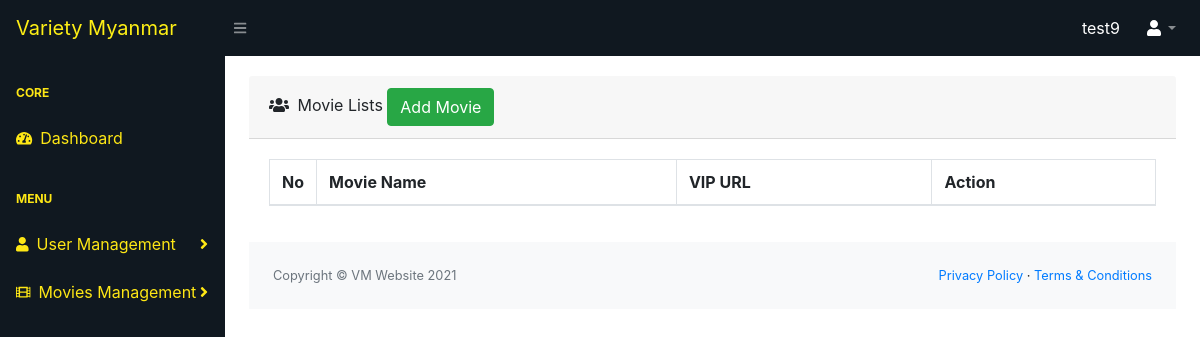
The app's page /manage-movie.php (signed in), older data.
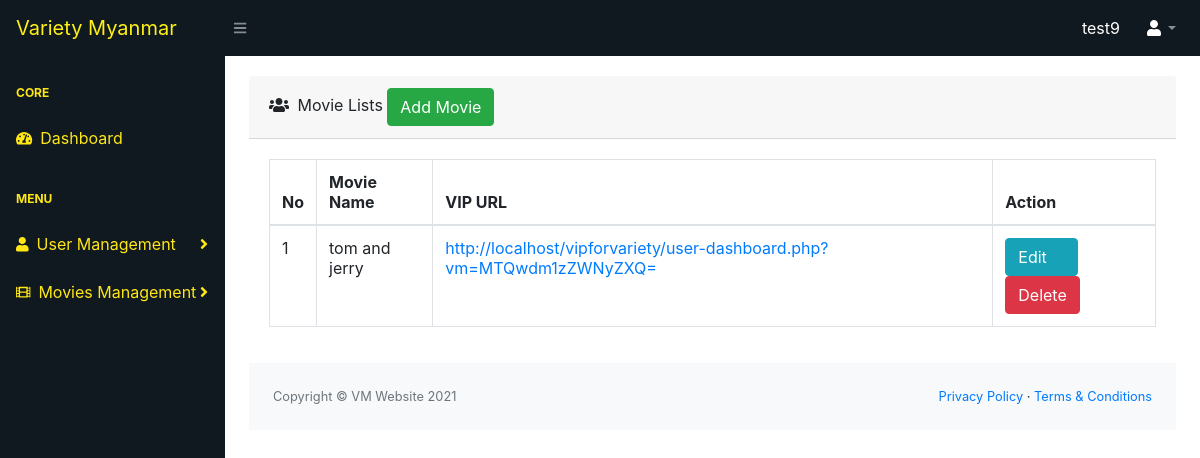
The same page, newer data.
### tables this page shows
CREATE TABLE `uploadedmovies` (
  `movieid` int(11) NOT NULL,
  `moviename` varchar(255) NOT NULL,
  `size` varchar(255) NOT NULL,
  `releaseyear` varchar(255) NOT NULL,
  `runtime` varchar(255) NOT NULL,
  `description` varchar(255) NOT NULL,
  `imagepath` varchar(1000) NOT NULL,
  `moviepath` varchar(1000) NOT NULL,
  `image` varchar(255) NOT NULL,
  `movie` varchar(255) NOT NULL,
  `lastupdateddate` timestamp NOT NULL DEFAULT current_timestamp() ON UPDATE current_timestamp()
);

### manage-movie.php (the view, shortened to what this page needs)
<?php include('header.php');?>
<?php include('sidebar.php');?>
<div id="layoutSidenav_content" style="margin-top: 20px;">
                <main>
                    <div class="container-fluid">
                        <div class="card-header">
                           <i class="fas fa-users mr-1"></i>
                           Movie Lists
                           <a href="add-movie.php" class="btn btn-success">Add Movie</a>
                        </div>
                        <div class="card-body">
                            <div class="table-responsive">
                            <?php
                                $i = 1;
                                $results = mysqli_query($db, "SELECT * FROM uploadedmovies"); ?>
                                  <table class="table table-bordered" id="dataTable" width="100%" cellspacing="0">
                                    <thead>
                                        <tr>
                                            <th width="5%">No</th>
                                            <th>Movie Name</th>
                                            <th>VIP URL</th>
                                            <th class="no-sort" >Action</th>
                                        </tr>
                                    </thead>
	<?php while ($row = mysqli_fetch_array($results)) { ?>
		<tr>
            <td width="5%" >  <?php
                $salt="vmsecret";
                $id=$row['movieid'];
                $encptid = base64_encode($id.$salt);
                    echo $i;
                    $i++;?></td>
			<td ><?=$row['moviename']; ?></td>
            <td><a href="http://localhost/vipforvariety/user-dashboard.php?vm=<?=$encptid?>"  target="_blank">http://localhost/vipforvariety/user-dashboard.php?vm=<?=$encptid?></td>
			<td>
				<a href="edit-movie.php?edit=<?=$encptid;?>" class="btn btn-info" style="padding-right:30px;" >Edit</a>
                <a class="btn btn-danger" href="#" data-movieid=<?=$encptid;?> data-moviename='<?=$row['moviename']; ?>' data-toggle="modal" data-target="#ConfirmDelete">Delete<?php $mname=$row['moviename']; ?></a>
			</td>
		</tr>
	<?php } ?>
                                </table>
                            </div>
                        </div>
<?php include('footer.php');?>

Row changes from the older to the newer data that the page shows:
added uploadedmovies: moviename "tom and jerry", movieid "MTQwdm1zZWNyZXQ="
